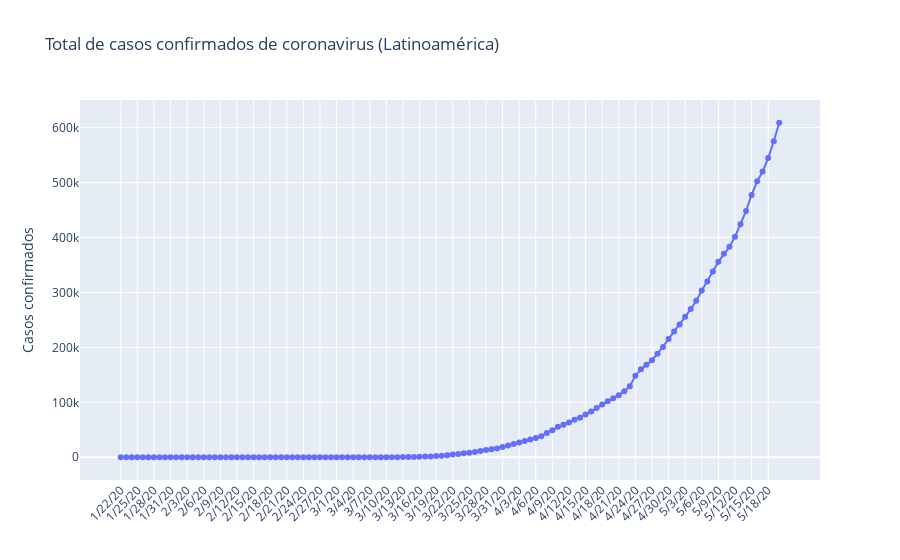

Notebook cell for this chart:
### Code cell
fig_1 = go.Figure(data=go.Scatter(x=latin_american_confirmed_ts_summary.index, y = latin_american_confirmed_ts_summary.values, mode='lines+markers'))
fig_1.update_layout(title=' Total de casos confirmados de coronavirus (Latinoamérica)',
                  yaxis_title='Casos confirmados', xaxis_tickangle = 315 )
fig_1.show()

### Figure 1 — Plotly figure (JSON) as saved in the notebook; plotly's stock layout.template omitted (floating-point values rounded to 4 significant figures)
{"data": [{"mode": "lines+markers", "type": "scatter", "x": ["1/22/20", "1/23/20", "1/24/20", "1/25/20", "1/26/20", "1/27/20", "1/28/20", "1/29/20", "1/30/20", "1/31/20", "2/1/20", "2/2/20", "2/3/20", "2/4/20", "2/5/20", "2/6/20", "2/7/20", "2/8/20", "2/9/20", "2/10/20", "2/11/20", "2/12/20", "2/13/20", "2/14/20", "2/15/20", "2/16/20", "2/17/20", "2/18/20", "2/19/20", "2/20/20", "2/21/20", "2/22/20", "2/23/20", "2/24/20", "2/25/20", "2/26/20", "2/27/20", "2/28/20", "2/29/20", "3/1/20", "3/2/20", "3/3/20", "3/4/20", "3/5/20", "3/6/20", "3/7/20", "3/8/20", "3/9/20", "3/10/20", "3/11/20", "3/12/20", "3/13/20", "3/14/20", "3/15/20", "3/16/20", "3/17/20", "3/18/20", "3/19/20", "3/20/20", "3/21/20", "3/22/20", "3/23/20", "3/24/20", "3/25/20", "3/26/20", "3/27/20", "3/28/20", "3/29/20", "3/30/20", "3/31/20", "4/1/20", "4/2/20", "4/3/20", "4/4/20", "4/5/20", "4/6/20", "4/7/20", "4/8/20", "4/9/20", "4/10/20", "4/11/20", "4/12/20", "4/13/20", "4/14/20", "4/15/20", "4/16/20", "4/17/20", "4/18/20", "4/19/20", "4/20/20", "4/21/20", "4/22/20", "4/23/20", "4/24/20", "4/25/20", "4/26/20", "4/27/20", "4/28/20", "4/29/20", "4/30/20", "5/1/20", "5/2/20", "5/3/20", "5/4/20", "5/5/20", "5/6/20", "5/7/20", "5/8/20", "5/9/20", "5/10/20", "5/11/20", "5/12/20", "5/13/20", "5/14/20", "5/15/20", "5/16/20", "5/17/20", "5/18/20", "5/19/20", "5/20/20"], "y": [0, 0, 0, 0, 0, 0, 0, 0, 0, 0, 0, 0, 0, 0, 0, 0, 0, 0, 0, 0, 0, 0, 0, 0, 0, 0, 0, 0, 0, 0, 0, 0, 0, 0, 0, 1, 1, 2, 6, 14, 14, 17, 22, 28, 43, 49, 79, 90, 113, 160, 197, 383, 479, 562, 848, 1176, 1473, 2060, 2821, 3727, 5153, 6128, 7113, 8230, 9725, 11313, 13084, 14579, 15882, 18634, 21428, 24198, 26728, 29559, 32171, 34832, 38368, 44254, 49285, 55708, 59364, 63244, 68135, 71848, 78005, 83216, 89831, 96084, 101875, 107187, 113049, 119982, 129224, 148424, 159961, 168214, 176521, 188367, 200748, 215272, 229068, 241679, 255662, 269811, 284643, 303547, 320043, 338161, 355773, 370404, 383125, 401215, 423993, 448299, 477387, 502222, 520209, 544526, 575217, 608848]}], "layout": {"title": {"text": " Total de casos confirmados de coronavirus (Latinoamérica)"}, "xaxis": {"tickangle": -45}, "yaxis": {"title": {"text": "Casos confirmados"}}}}
